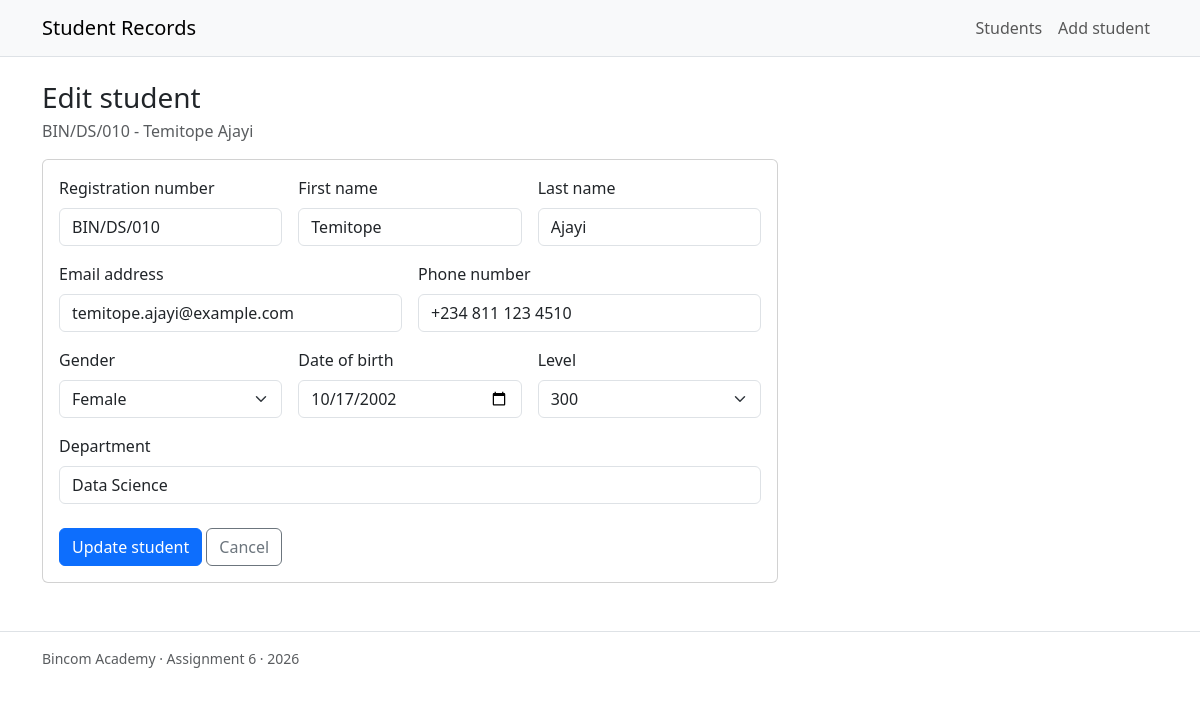
/edit.php?id=10, run on the app's committed database.
### tables this page shows
CREATE TABLE students (
    id            INT UNSIGNED NOT NULL AUTO_INCREMENT,
    reg_no        VARCHAR(20)  NOT NULL,
    first_name    VARCHAR(50)  NOT NULL,
    last_name     VARCHAR(50)  NOT NULL,
    email         VARCHAR(100) NOT NULL,
    phone         VARCHAR(20)  NOT NULL,
    gender        ENUM('Male', 'Female', 'Other') NOT NULL,
    date_of_birth DATE         NOT NULL,
    department    VARCHAR(100) NOT NULL,
    level         VARCHAR(20)  NOT NULL,
    created_at    TIMESTAMP    NOT NULL DEFAULT CURRENT_TIMESTAMP,
    PRIMARY KEY (id),
    UNIQUE KEY uniq_reg_no (reg_no),
    UNIQUE KEY uniq_email (email)
);

### config.php (called while the page is built, shortened)
<?php
function e(?string $value): string
{
    return htmlspecialchars((string) $value, ENT_QUOTES, 'UTF-8');
}
function old(array $data, string $key): string
{
    return e((string) ($data[$key] ?? ''));
}
function student_input(array $source): array
{
    $keys = [
        'reg_no', 'first_name', 'last_name', 'email', 'phone',
        'gender', 'date_of_birth', 'department', 'level',
    ];
    $data = [];
    foreach ($keys as $key) {
        $data[$key] = trim((string) ($source[$key] ?? ''));
    }
    return $data;
}

### student_form.php (the view, shortened to what this page needs)
<form method="post" action="<?php echo e($formAction); ?>" novalidate>
  <div class="row g-3">
    <div class="col-md-4">
      <label for="reg_no" class="form-label">Registration number</label>
      <input type="text" class="form-control<?php echo isset($errors['reg_no']) ? ' is-invalid' : ''; ?>"
             id="reg_no" name="reg_no" maxlength="20" placeholder="BIN/CS/011"
             value="<?php echo old($data, 'reg_no'); ?>" required>
    </div>
    <div class="col-md-4">
      <label for="first_name" class="form-label">First name</label>
      <input type="text" class="form-control<?php echo isset($errors['first_name']) ? ' is-invalid' : ''; ?>"
             id="first_name" name="first_name" maxlength="50"
             value="<?php echo old($data, 'first_name'); ?>" required>
    </div>
    <div class="col-md-4">
      <label for="last_name" class="form-label">Last name</label>
      <input type="text" class="form-control<?php echo isset($errors['last_name']) ? ' is-invalid' : ''; ?>"
             id="last_name" name="last_name" maxlength="50"
             value="<?php echo old($data, 'last_name'); ?>" required>
    </div>
    <div class="col-md-6">
      <label for="email" class="form-label">Email address</label>
      <input type="email" class="form-control<?php echo isset($errors['email']) ? ' is-invalid' : ''; ?>"
             id="email" name="email" maxlength="100"
             value="<?php echo old($data, 'email'); ?>" required>
    </div>
    <div class="col-md-6">
      <label for="phone" class="form-label">Phone number</label>
      <input type="tel" class="form-control<?php echo isset($errors['phone']) ? ' is-invalid' : ''; ?>"
             id="phone" name="phone" maxlength="20" placeholder="+234 801 234 5678"
             value="<?php echo old($data, 'phone'); ?>" required>
    </div>
    <div class="col-md-4">
      <label for="gender" class="form-label">Gender</label>
      <select class="form-select<?php echo isset($errors['gender']) ? ' is-invalid' : ''; ?>"
              id="gender" name="gender" required>
        <?php foreach (GENDERS as $gender): ?>
          <option value="<?php echo e($gender); ?>"<?php echo $data['gender'] === $gender ? ' selected' : ''; ?>>
            <?php echo e($gender); ?>
          </option>
        <?php endforeach; ?>
      </select>
    </div>
    <div class="col-md-4">
      <label for="date_of_birth" class="form-label">Date of birth</label>
      <input type="date" class="form-control<?php echo isset($errors['date_of_birth']) ? ' is-invalid' : ''; ?>"
             id="date_of_birth" name="date_of_birth"
             value="<?php echo old($data, 'date_of_birth'); ?>" required>
    </div>
    <div class="col-md-4">
      <label for="level" class="form-label">Level</label>
      <select class="form-select<?php echo isset($errors['level']) ? ' is-invalid' : ''; ?>"
              id="level" name="level" required>
        <?php foreach (LEVELS as $level): ?>
          <option value="<?php echo e($level); ?>"<?php echo $data['level'] === $level ? ' selected' : ''; ?>>
            <?php echo e($level); ?>
          </option>
        <?php endforeach; ?>
      </select>
    </div>
    <div class="col-12">
      <label for="department" class="form-label">Department</label>
      <input type="text" class="form-control<?php echo isset($errors['department']) ? ' is-invalid' : ''; ?>"
             id="department" name="department" maxlength="100" placeholder="Computer Science"
             value="<?php echo old($data, 'department'); ?>" required>
    </div>
  </div>
  <div class="mt-4">
    <button type="submit" class="btn btn-primary"><?php echo e($submitLabel); ?></button>
    <a class="btn btn-outline-secondary" href="index.php">Cancel</a>
  </div>
</form>

### edit.php (shortened to what this page needs)
<?php
require_once __DIR__ . '/config.php';
$id = (int) ($_GET['id'] ?? $_POST['id'] ?? 0);
$stmt = $conn->prepare(
    'SELECT id, reg_no, first_name, last_name, email, phone, gender, date_of_birth, department, level
     FROM students WHERE id = ? LIMIT 1'
);
$stmt->bind_param('i', $id);
$stmt->execute();
$student = $stmt->get_result()->fetch_assoc();
$data = student_input($student);
$errors = [];
require __DIR__ . '/header.php';
?>
<h1 class="h3 mb-1">Edit student</h1>
<p class="text-muted mb-3">
  <?php echo e($student['reg_no'] . ' - ' . $student['first_name'] . ' ' . $student['last_name']); ?>
</p>
<div class="row">
  <div class="col-lg-9 col-xl-8">
    <div class="card">
      <div class="card-body">
        <?php
        $formAction = 'edit.php?id=' . $id;
        $submitLabel = 'Update student';
        require __DIR__ . '/student_form.php';
        ?>
      </div>
    </div>
  </div>
</div>
<?php require __DIR__ . '/footer.php'; ?>

### data on the page
students: reg_no+first_name+last_name "BIN/DS/010 - Temitope Ajayi", reg_no "BIN/DS/010", first_name "Temitope", last_name "Ajayi", email "temitope.ajayi@example.com", phone "+234 811 123 4510", date_of_birth "10/17/2002", department "Data Science"

### other printed values
APP_NAME "Student Records"
$submitLabel "Update student"
form field gender "Female"
form field level "300"
